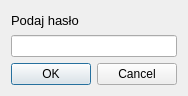
<?xml version="1.0" encoding="UTF-8"?>
<ui version="4.0">
 <class>Haslo</class>
 <widget class="QDialog" name="Haslo">
  <property name="geometry">
   <rect>
    <x>0</x>
    <y>0</y>
    <width>181</width>
    <height>96</height>
   </rect>
  </property>
  <property name="windowTitle">
   <string>Dialog</string>
  </property>
  <layout class="QGridLayout" name="gridLayout">
   <item row="0" column="0">
    <widget class="QLabel" name="label">
     <property name="font">
      <font>
       <pointsize>10</pointsize>
      </font>
     </property>
     <property name="text">
      <string>Podaj hasło</string>
     </property>
    </widget>
   </item>
   <item row="1" column="0">
    <widget class="QLineEdit" name="txtHaslo">
     <property name="echoMode">
      <enum>QLineEdit::Password</enum>
     </property>
    </widget>
   </item>
   <item row="2" column="0">
    <widget class="QDialogButtonBox" name="buttonBox">
     <property name="orientation">
      <enum>Qt::Horizontal</enum>
     </property>
     <property name="standardButtons">
      <set>QDialogButtonBox::Cancel|QDialogButtonBox::Ok</set>
     </property>
    </widget>
   </item>
  </layout>
 </widget>
 <resources/>
 <connections>
  <connection>
   <sender>buttonBox</sender>
   <signal>accepted()</signal>
   <receiver>Haslo</receiver>
   <slot>accept()</slot>
   <hints>
    <hint type="sourcelabel">
     <x>248</x>
     <y>254</y>
    </hint>
    <hint type="destinationlabel">
     <x>157</x>
     <y>274</y>
    </hint>
   </hints>
  </connection>
  <connection>
   <sender>buttonBox</sender>
   <signal>rejected()</signal>
   <receiver>Haslo</receiver>
   <slot>reject()</slot>
   <hints>
    <hint type="sourcelabel">
     <x>316</x>
     <y>260</y>
    </hint>
    <hint type="destinationlabel">
     <x>286</x>
     <y>274</y>
    </hint>
   </hints>
  </connection>
 </connections>
</ui>
